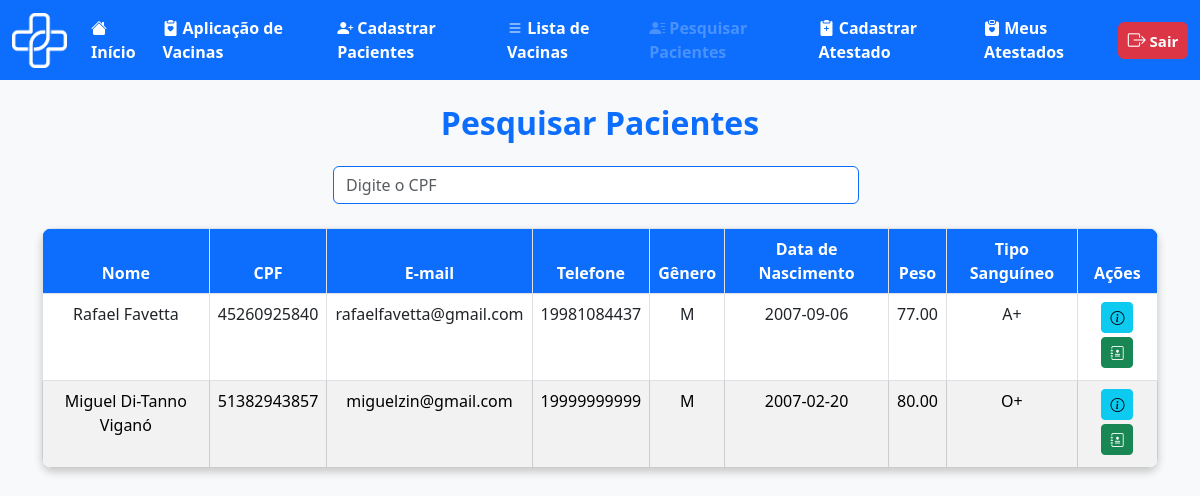
Before: /medica/pesquisa_paciente.php (signed in) with the older database file.
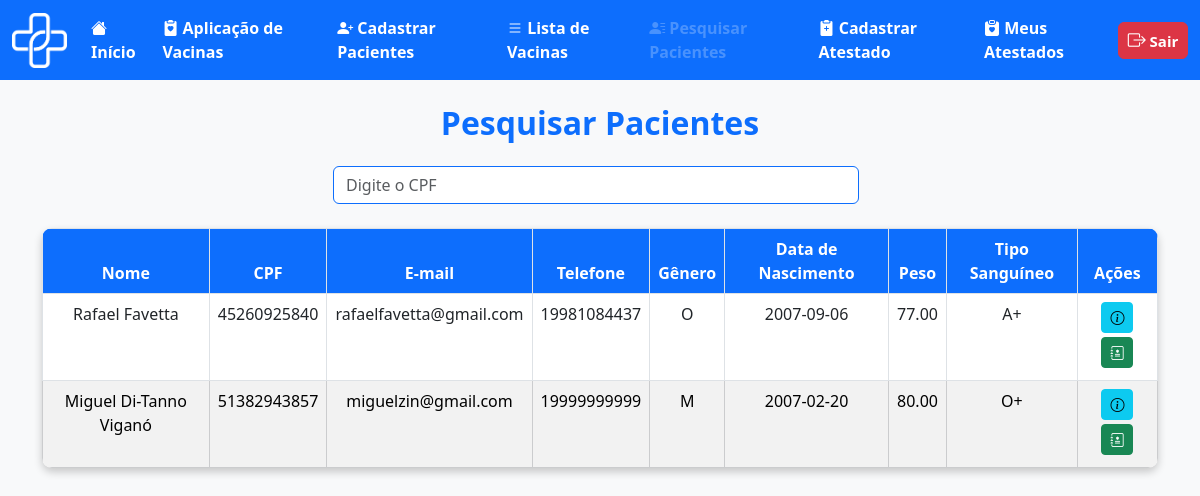
After: the same page with the newer database file.
### tables this page shows
CREATE TABLE `usuario` (
  `id_usuario` int(11) NOT NULL,
  `nome_usuario` varchar(100) NOT NULL,
  `cpf` varchar(11) NOT NULL,
  `email_usuario` varchar(100) NOT NULL,
  `tel_usuario` varchar(11) NOT NULL,
  `genero_usuario` char(1) NOT NULL CHECK (`genero_usuario` in ('M','F','O')),
  `naci_usuario` date NOT NULL,
  `peso_usuario` decimal(5,2) NOT NULL,
  `tipo_sang_usuario` varchar(3) NOT NULL,
  `med_usuario` varchar(100) NOT NULL,
  `doen_usuario` varchar(255) NOT NULL,
  `ale_usuario` varchar(255) NOT NULL,
  `cep_usuario` varchar(8) NOT NULL,
  `nc_usuario` int(10) NOT NULL,
  `senha` varchar(100) NOT NULL
);

### medica/pesquisa_paciente.php (the view, shortened to what this page needs)
<?php
include('../outros/db_connect.php');
$cpf = '';
$sql = "SELECT * FROM usuario";
$stmt = $conn->prepare($sql);
$stmt->execute();
$result = $stmt->get_result();
    ?>
<!DOCTYPE html>
<html lang="pt-BR">
<head>
    <link href="https://cdn.jsdelivr.net/npm/bootstrap-icons/font/bootstrap-icons.css" rel="stylesheet">
    <link href="https://cdn.jsdelivr.net/npm/bootstrap@5.3.0/dist/css/bootstrap.min.css" rel="stylesheet">
</head>
<body>
    <nav class="navbar navbar-expand-lg bg-primary" data-bs-theme="dark">
        <div class="container-fluid">
            <div class="d-flex align-items-center">
                <img src="../img/logo_vetor.png" alt="Logo DigitalVac" width="55" height="55" class="me-3">
            </div>
            <div class="collapse navbar-collapse" id="navbarNavAltMarkup">
                <div class="navbar-nav">
                    <a class="nav-link active fs-6 fw-bold" href="telainicio.php">
                        <i class="bi bi-house-fill"></i> Início
                    </a>
                    <a class="nav-link active fs-6 fw-bold" href="cadastroaplic.php">
                        <i class="bi bi-clipboard2-heart-fill"></i> Aplicação de Vacinas
                    </a>
                    <a class="nav-link active fs-6 fw-bold" href="cadastropac.html">
                        <i class="bi bi-person-plus-fill"></i> Cadastrar Pacientes
                    </a>
                    <a class="nav-link active fs-6 fw-bold" href="listavac.php">
                        <i class="bi bi-list"></i> Lista de Vacinas
                    </a>
                    <a class="nav-link disabled fs-6 fw-bold" aria-disabled="true" href="pesquisa_paciente.php">
                        <i class="bi bi-person-lines-fill"></i> Pesquisar Pacientes
                    </a>
                    <a class="nav-link active fs-6 fw-bold" href="cadastroatestado.php">
                        <i class="bi bi-clipboard2-plus-fill"></i> Cadastrar Atestado
                    </a>
                    <a class="nav-link active fs-6 fw-bold" href="atestado_medico.php">
                        <i class="bi bi-clipboard-heart-fill"></i> Meus Atestados
                    </a>
                </div>
                <ul class="navbar-nav ms-auto">
                    <li class="nav-item">
                        <a class="btn btn-danger fw-bold px-2 py-1" style="font-size: 15px; min-width: 70px;"
                            href="../outros/sair.php">
                            <i class="bi bi-box-arrow-right" style="font-size: 18px;"></i> Sair
                        </a>
                    </li>
                </ul>
            </div>
        </div>
    </nav>
    <div class="container mt-4">
        <h2 class="text-center text-primary fw-bold">Pesquisar Pacientes</h2>
        <div class="container-fluid col-md-6 mt-4">
            <form class="d-flex position-relative" role="search" method="get" action="pesquisa_paciente.php"
                id="form-pesquisa-cpf">
                <input class="form-control me-2 border border-primary" type="search" name="cpf" id="cpf"
                    placeholder="Digite o CPF" aria-label="CPF"
                    value="<?php echo isset($cpf) ? htmlspecialchars($cpf) : ''; ?>" autocomplete="off">
            </form>
        </div>
        <br>
        <div id="tabela-pacientes" class="d-flex justify-content-center">
            <table class="table table-bordered text-center mx-auto">
                <thead>
                    <tr>
                        <th>Nome</th>
                        <th>CPF</th>
                        <th>E-mail</th>
                        <th>Telefone</th>
                        <th>Gênero</th>
                        <th>Data de Nascimento</th>
                        <th>Peso</th>
                        <th>Tipo Sanguíneo</th>
                        <th>Ações</th>
                    </tr>
                </thead>
                <tbody>
                    <?php
                    $rowIndex = 0;
                    while ($row = $result->fetch_assoc()):
                        if ($rowIndex === 0) {
                            $rowClass = 'bg-white';
                        } else {
                            $rowClass = ($rowIndex % 2 === 1) ? 'table-secondary' : 'bg-white';
                        }
                        ?>
                        <tr class="<?php echo $rowClass; ?>">
                            <td><?php echo htmlspecialchars($row['nome_usuario']); ?></td>
                            <td><?php echo htmlspecialchars($row['cpf']); ?></td>
                            <td><?php echo htmlspecialchars($row['email_usuario']); ?></td>
                            <td><?php echo htmlspecialchars($row['tel_usuario']); ?></td>
                            <td><?php echo htmlspecialchars($row['genero_usuario']); ?></td>
                            <td><?php echo htmlspecialchars($row['naci_usuario']); ?></td>
                            <td><?php echo htmlspecialchars($row['peso_usuario']); ?></td>
                            <td><?php echo htmlspecialchars($row['tipo_sang_usuario']); ?></td>
                            <td>
                                <a href="ver_paciente.php?id=<?php echo $row['id_usuario']; ?>"
                                    class="btn btn-sm btn-info mb-1" title="Ver Informações">
                                    <i class="bi bi-info-circle"></i>
                                </a>
                                <a href="historico_vacinacao.php?id=<?php echo $row['id_usuario']; ?>"
                                    class="btn btn-sm btn-success mb-1" title="Ver Histórico de Vacinação">
                                    <i class="bi bi-journal-medical"></i>
                                </a>
                            </td>
                        </tr>
                        <?php $rowIndex++; endwhile; ?>
                </tbody>
            </table>
        </div>
    </div>
</body>
</html>

### medica/pesquisa_paciente.php (style rules this page uses)
body { background-color: #f8f9fa; }
.navbar { margin-bottom: 20px; }
.table { background: white; border-radius: 10px; overflow: hidden; box-shadow: 0 4px 8px rgba(0, 0, 0, 0.2); }
.table thead th { background-color: #0d6efd !important; color: white !important; font-weight: bold; }
.table tbody tr:nth-child(even) { background-color: #f2f2f2; }
.table tbody tr:nth-child(odd) { background-color: #ffffff; }
.table td, .table th { background-color: transparent; }
.table thead th { background-color: #0d6efd; color: white; font-weight: bold; }

Changed rows visible on the page:
changed usuario "Rafael Favetta": genero_usuario "M" → "O"
